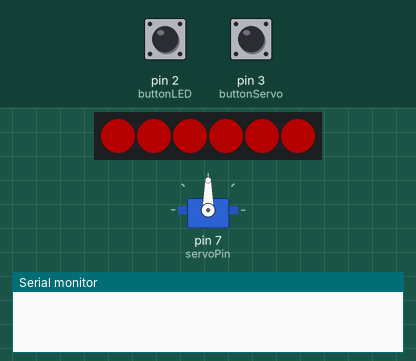
Recording of a sketch running on a simulated Arduino Uno, built with avr-gcc and run on an emulated ATmega328P. On the bench: servo, 6 RGB LEDs in strip order, left to right, the last lines printed to the serial monitor. Inputs (shaded band) come from the test bench; at power-on: pin 2 (buttonLED) LOW, pin 3 (buttonServo) HIGH. Dim RGB values are drawn brighter than linear.

Above: at 1.6 s.
1.7 s: pin 2 (buttonLED) pulled HIGH for 0.15 s
At 2.5 s:
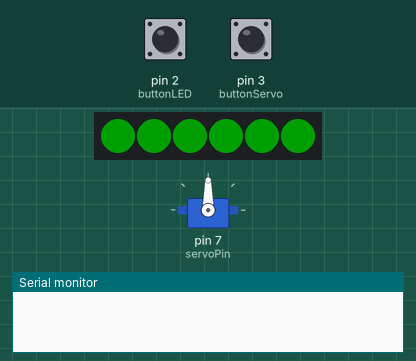
3.5 s: pin 2 (buttonLED) pulled HIGH for 1 s
At 6.0 s:
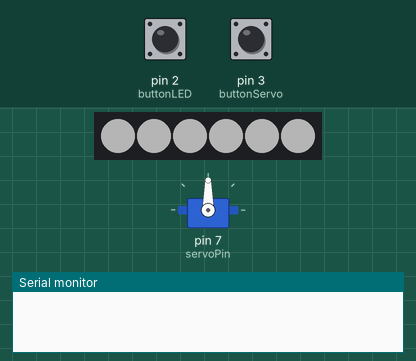
6.5 s: pin 3 (buttonServo) pulled LOW for 0.15 s
At 7.1 s:
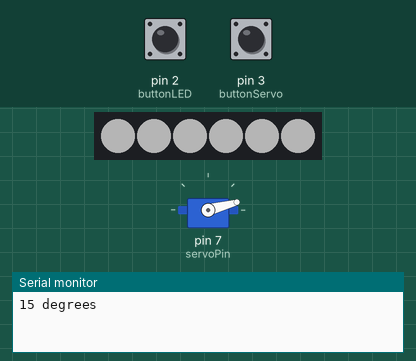
8.1 s: pin 3 (buttonServo) pulled LOW for 1 s
At 9.5 s:
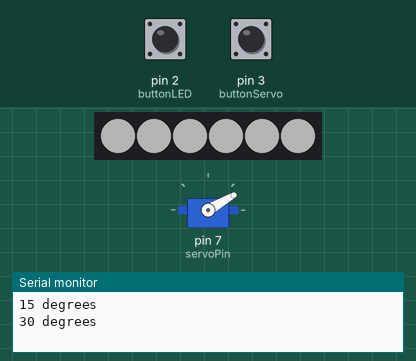
10.6 s: pin 3 (buttonServo) pulled LOW for 0.15 s
At 11.4 s:
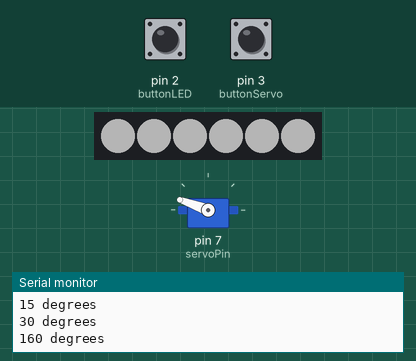
12.2 s: pin 2 (buttonLED) pulled HIGH for 0.15 s
At 13.3 s:
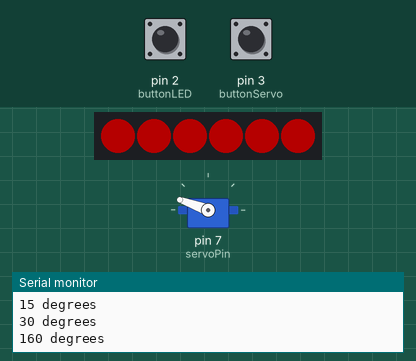
Timing chart, 0 to 15.2 s (numbered marks = the images above; inputs shaded):
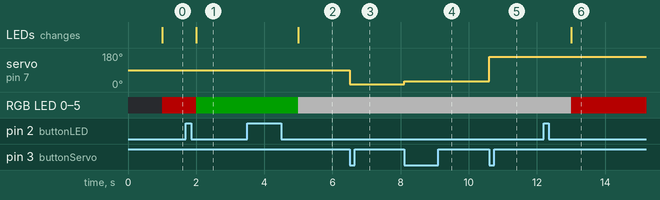

The sketch:

ppp.ino
```cpp
#include <Servo.h>
#include <FastLED.h>

#define LED_PIN     6    // The Arduino digital output pin connected to DIN
#define NUM_LEDS    6   // Change this to the exact number of LEDs on your strip
#define BRIGHTNESS  64   // Set overall brightness (0 to 255)

CRGB leds[NUM_LEDS];     // Define the array of LEDs

int buttonLED = 2;
int buttonServo = 3;
int servoPin = 7;
int servoPos = 0;
Servo servo;

// Constants
const long LEDInterval = 1000;       // Frequency at which button checks are polled
// State Variables
unsigned long currentMs = 0;            // Current time in ms
unsigned long previousButtonMs = 0;     // Time since previous button check in ms

int LEDstate=0;
int state=0;
int buttonLEDNew;
int buttonValue;
int buttonLEDOld=1;

int buttonServoNew;
int buttonServoOld=1;
int dt=100;

// Toggles between different LED states (0 = white, 1 = red, 2 = green)
void LEDStateToggle() {
  if (buttonLEDOld==1 && buttonLEDNew==0) {
    LEDstate++;
    if (LEDstate > 2) {
      LEDstate = 0;
    }
  }
  // Serial.println(LEDstate);
  buttonLEDOld = buttonLEDNew;
}

void checkLEDButton() {
  buttonValue = digitalRead(buttonLED);
  buttonLEDNew = buttonValue;
}

void checkServoButton() {
  buttonServoNew = digitalRead(buttonServo);
  if(buttonServoOld==1 && buttonServoNew==0){
    state++;
    if (state > 3) {
      state = 0;
    }
    switch(state){
      case(0):
        servoPos = 0;
        servo.write(servoPos);
        Serial.println("Zero degrees");
        break;
      case(1):
        servoPos = 15;
        servo.write(servoPos);
        Serial.println("15 degrees");
        break;
      case(2):
        servoPos = 30;
        servo.write(servoPos);
        Serial.println("30 degrees");
        break;
      case(3):
        servoPos = 160;
        servo.write(servoPos);
        Serial.println("160 degrees");
        break;
    }
  }
  buttonServoOld=buttonServoNew;
}

void setup() {
  //put your setup code here, to run once:
  FastLED.addLeds<WS2812B, LED_PIN, GRB>(leds, NUM_LEDS);
  FastLED.setBrightness(BRIGHTNESS);

  pinMode(buttonServo, INPUT);
  pinMode(buttonLED, INPUT);
  servo.attach(servoPin);
  Serial.begin(9600);
}

void loop() {
  // put your main code here, to run repeatedly:
  //checkButton();
  checkLEDButton();
  checkServoButton();
  LEDStateToggle();
  currentMs = millis();


  // if (currentMs - previousButtonMs >= LEDInterval) {
  //   fill_solid(leds, NUM_LEDS, CRGB::White);
  //   FastLED.show();
  //   previousButtonMs = currentMs;
  // }
  if (currentMs - previousButtonMs >= LEDInterval) {
    switch(LEDstate){
      case(0):
        fill_solid(leds, NUM_LEDS, CRGB::White);
        break;
      case(1):
        fill_solid(leds, NUM_LEDS, CRGB::Red);
        break;
      case(2):
        fill_solid(leds, NUM_LEDS, CRGB::Green);

        break;
    }
    previousButtonMs = currentMs;
    FastLED.show();
  }
}
```

Measured:
- after the input at 1.7 s, RGB LED 0–5: RGB(64, 0, 0) → RGB(0, 32, 0) after 0.30 s; the LEDs: change after 0.30 s (image 1)
- after the input at 3.5 s, RGB LED 0–5: RGB(0, 32, 0) → RGB(64, 64, 64) after 1.5 s; the LEDs: change after 1.5 s (image 2)
- after the input at 6.5 s, servo on pin 7 (servoPin): 90° → 15° at once
- after the input at 8.1 s, servo on pin 7 (servoPin): 15° → 30° at once
- after the input at 10.6 s, servo on pin 7 (servoPin): 30° → 160° at once
- after the input at 12.2 s, RGB LED 0–5: RGB(64, 64, 64) → RGB(64, 0, 0) after 0.80 s; the LEDs: change after 0.80 s (image 6)
